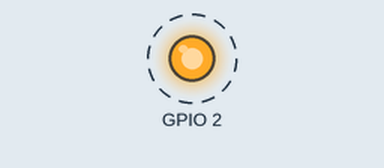
Bench run of a sketch on a simulated ESP8266 (NodeMCU). Parts: output pins drawn as LEDs (lit = HIGH). Dashed ring = blinking. WiFi joins after 1.5 s; servers stay silent unless stated; what the sketch prints to the serial monitor is not drawn.

Above: at 2.0 s.
Timing chart, 0 to 6.1 s (numbered marks = the images above):
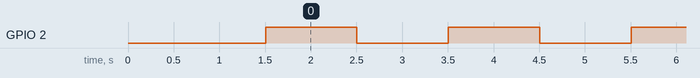

The sketch:

firmware_test.ino
```cpp
#include <ESP8266WiFi.h>                 // thu vien mang cho esp8266
#include <WiFiClient.h>                  //
#include <ESP8266WebServer.h>            // webserver
#include <ESP8266mDNS.h>               // thu vien dinh nghia ten mien
#include <ESP8266HTTPUpdateServer.h>  // thu vien update

const char* ssid = "Nguyen Tiem";
const char* password = "58642110";

const char* host = "boot";
const char* updatePath = "/update";
const char* updateUsername = "nguyentiem";     //password
const char* updatePassword = "11111111";      // password

ESP8266WebServer webServer(80);
ESP8266HTTPUpdateServer httpUpdater;
//-----------------------------------------//
const char MainPage[] PROGMEM = R"=====(
  <!DOCTYPE html>
  <html>
   <head>
       <title>OTA-Nguyen Van Tiem</title>
       <style>
          body{
            text-align: center;
          }
       </style>
       <meta name="viewport" content="width=device-width,user-scalable=0" charset="UTF-8">
   </head>
   <body>
      <div>
        <img src='https://dienthongminhesmart.000webhostapp.com/firmware_ota.jpg' height='200px' width='330px'>
      </div>
      <div>
        <button onclick="window.location.href='/update'">UPLOAD FIRMWARE</button><br><br>
//        <a href='http://bit.ly/EsmartChannel'>XEM THÊM NHỮNG VIDEO MỚI NHẤT</a>
      </div>
      <script>
      </script>
   </body>
  </html>
)=====";

void setup(void){
  Serial.begin(115200);
  Serial.println();
  Serial.println("Booting programs...");
  WiFi.mode(WIFI_STA);
  WiFi.begin(ssid, password);

  while(WiFi.waitForConnectResult() != WL_CONNECTED){
    WiFi.begin(ssid, password);
    Serial.println("WiFi failed, retrying.");
  }
  Serial.print("IP address: ");
  Serial.println(WiFi.localIP());
  MDNS.begin(host);     // multicast DNS
  MDNS.addService("http", "tcp", 80);

  httpUpdater.setup(&webServer, updatePath, updateUsername, updatePassword); //
  webServer.on("/",[]{
    String s = MainPage;
    webServer.send(200,"text/html",s);
  });
  webServer.begin();
  Serial.println("Web Server is started!");

  //=========Chương trình Chính=====//
  pinMode(2,OUTPUT);
  //============End=================//
}

void loop(void){
  MDNS.update();
  webServer.handleClient();
  //====Chương trình Chính==========//
  digitalWrite(2,!digitalRead(2));
  delay(1000);
  //=========End====================//
}
```

Measured:
- by itself, GPIO 2: alternates HIGH for 1.0 s and LOW for 1.0 s
